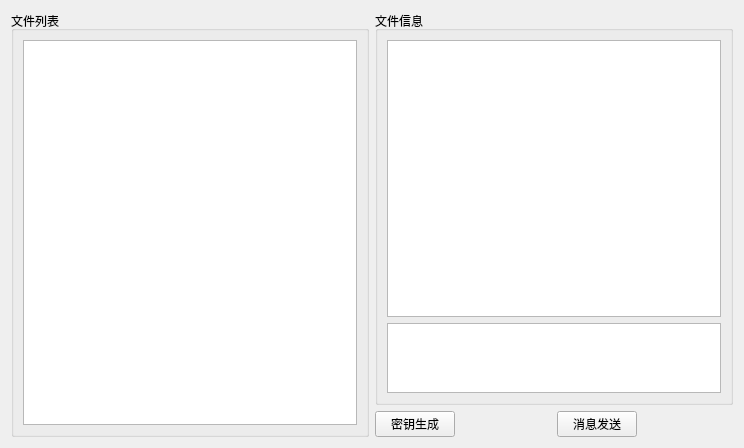
<?xml version="1.0" encoding="UTF-8"?>
<ui version="4.0">
 <class>QT_FileManage</class>
 <widget class="QWidget" name="QT_FileManage">
  <property name="geometry">
   <rect>
    <x>0</x>
    <y>0</y>
    <width>744</width>
    <height>448</height>
   </rect>
  </property>
  <property name="windowTitle">
   <string>Form</string>
  </property>
  <layout class="QGridLayout" name="gridLayout_3">
   <item row="0" column="0">
    <widget class="QGroupBox" name="groupBox">
     <property name="title">
      <string>文件列表</string>
     </property>
     <layout class="QGridLayout" name="gridLayout">
      <item row="0" column="0">
       <widget class="QListWidget" name="file_lsitwidget"/>
      </item>
     </layout>
    </widget>
   </item>
   <item row="0" column="1">
    <layout class="QVBoxLayout" name="verticalLayout_9" stretch="8,1">
     <item>
      <widget class="QGroupBox" name="groupBox_2">
       <property name="title">
        <string>文件信息</string>
       </property>
       <layout class="QVBoxLayout" name="verticalLayout_10" stretch="9,1">
        <item>
         <widget class="QPlainTextEdit" name="file_edit"/>
        </item>
        <item>
         <widget class="QTextEdit" name="send_edit"/>
        </item>
       </layout>
      </widget>
     </item>
     <item>
      <layout class="QHBoxLayout" name="horizontalLayout_9">
       <item>
        <widget class="QPushButton" name="key_btn">
         <property name="text">
          <string>密钥生成</string>
         </property>
        </widget>
       </item>
       <item>
        <spacer name="horizontalSpacer_6">
         <property name="orientation">
          <enum>Qt::Horizontal</enum>
         </property>
         <property name="sizeHint" stdset="0">
          <size>
           <width>40</width>
           <height>20</height>
          </size>
         </property>
        </spacer>
       </item>
       <item>
        <widget class="QPushButton" name="send_btn">
         <property name="text">
          <string>消息发送</string>
         </property>
        </widget>
       </item>
       <item>
        <spacer name="horizontalSpacer_14">
         <property name="orientation">
          <enum>Qt::Horizontal</enum>
         </property>
         <property name="sizeHint" stdset="0">
          <size>
           <width>40</width>
           <height>20</height>
          </size>
         </property>
        </spacer>
       </item>
      </layout>
     </item>
    </layout>
   </item>
  </layout>
 </widget>
 <resources/>
 <connections/>
</ui>
